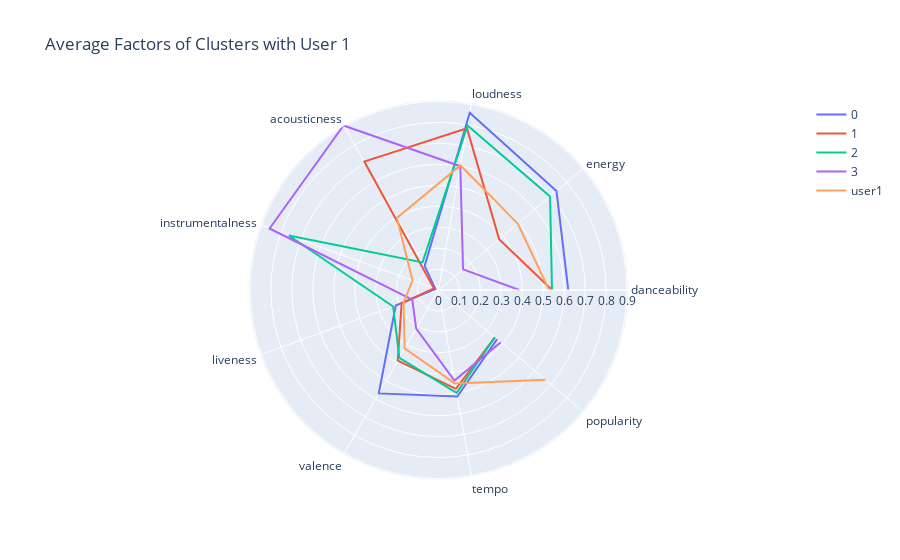

Notebook code cell kept with this figure:
### Code cell
fig = go.Figure()

for i in range(len(user1_cluster)):
    fig.add_trace(go.Scatterpolar(
            r = user1_cluster.iloc[i],
            theta = relevant_qualities,
            mode = 'lines',
            name = user1_cluster.index[i],
        ))
    
fig.update_layout(
    title = 'Average Factors of Clusters with User 1',
    showlegend = True
)

fig.show()

### Figure 1 — Plotly figure (JSON) as saved in the notebook; plotly's stock layout.template omitted (floating-point values rounded to 4 significant figures)
{"data": [{"mode": "lines", "name": "0", "r": [0.6195, 0.7352, 0.8593, 0.1322, 0.01581, 0.2171, 0.5701, 0.5167, 0.3653], "theta": ["danceability", "energy", "loudness", "acousticness", "instrumentalness", "liveness", "valence", "tempo", "popularity"], "type": "scatterpolar"}, {"mode": "lines", "name": "1", "r": [0.5424, 0.3777, 0.7837, 0.7082, 0.02357, 0.1874, 0.389, 0.479, 0.3516], "theta": ["danceability", "energy", "loudness", "acousticness", "instrumentalness", "liveness", "valence", "tempo", "popularity"], "type": "scatterpolar"}, {"mode": "lines", "name": "2", "r": [0.5419, 0.6953, 0.7978, 0.1521, 0.7602, 0.2303, 0.3737, 0.4987, 0.351], "theta": ["danceability", "energy", "loudness", "acousticness", "instrumentalness", "liveness", "valence", "tempo", "popularity"], "type": "scatterpolar"}, {"mode": "lines", "name": "3", "r": [0.386, 0.153, 0.5996, 0.9071, 0.8582, 0.1332, 0.213, 0.4387, 0.3879], "theta": ["danceability", "energy", "loudness", "acousticness", "instrumentalness", "liveness", "valence", "tempo", "popularity"], "type": "scatterpolar"}, {"mode": "lines", "name": "user1", "r": [0.528, 0.494, 0.6039, 0.3972, 0.1319, 0.1776, 0.3227, 0.4528, 0.6671], "theta": ["danceability", "energy", "loudness", "acousticness", "instrumentalness", "liveness", "valence", "tempo", "popularity"], "type": "scatterpolar"}], "layout": {"showlegend": true, "title": {"text": "Average Factors of Clusters with User 1"}}}
